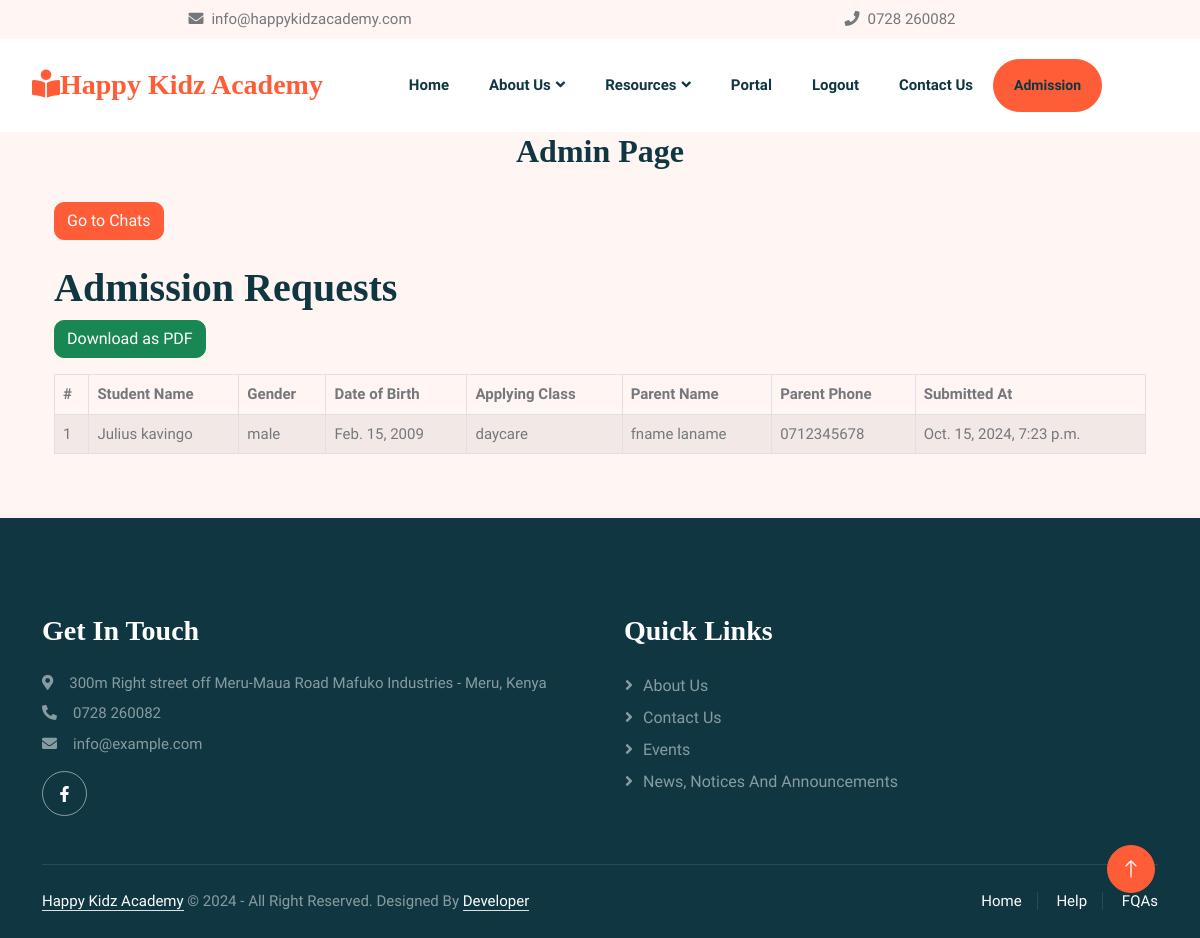
The app's page /portal/admin/ (signed in), older data.
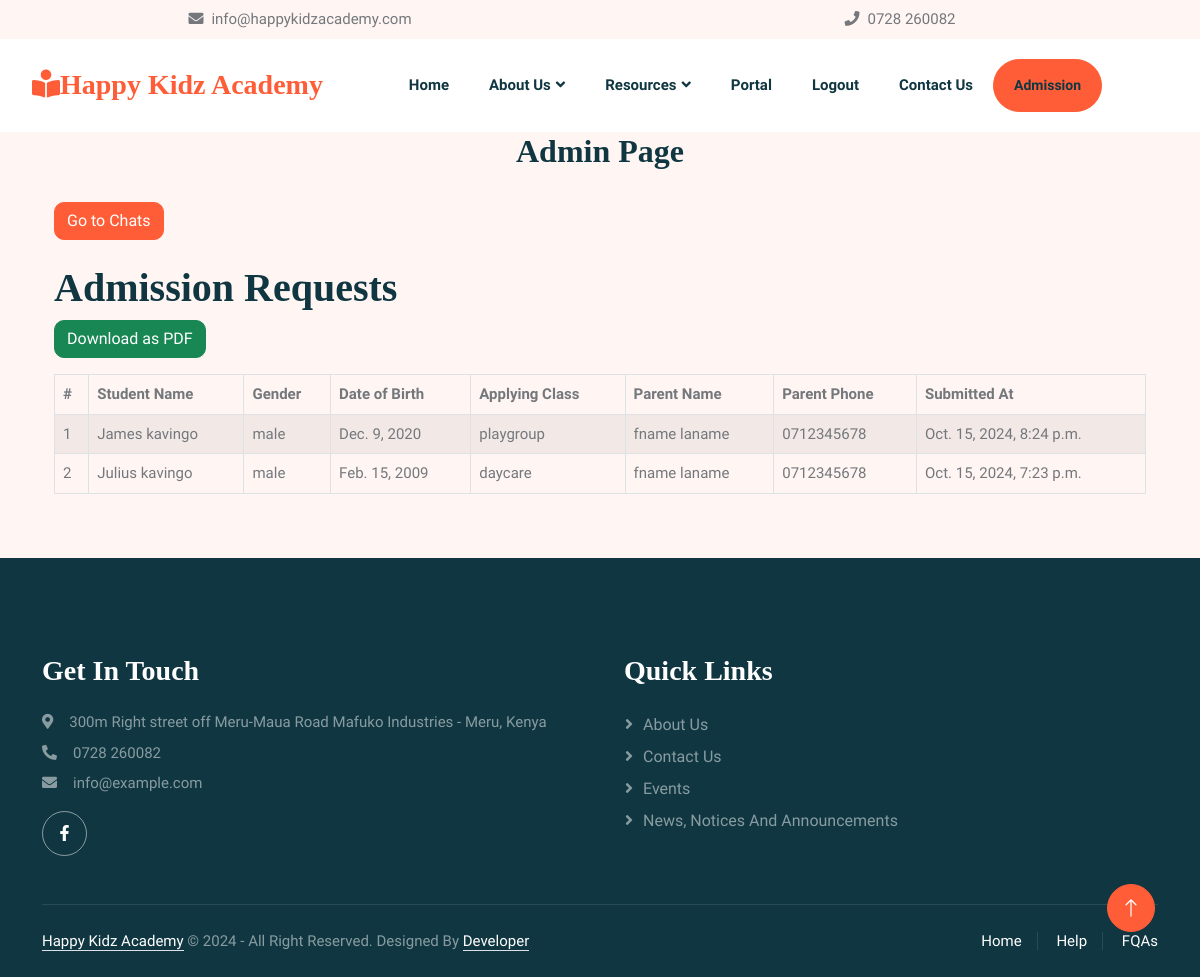
The same page, newer data.
### main/models.py (models this page shows, shortened)
class StudentAdmission(models.Model):
    first_name = models.CharField(max_length=50)
    last_name = models.CharField(max_length=50)
    date_of_birth = models.DateField()
    GENDER_CHOICES = [
        ('male', 'Male'),
        ('female', 'Female'),
        ('other', 'Other'),
    ]
    gender = models.CharField(max_length=10, choices=GENDER_CHOICES)
    CLASS_CHOICES = [
        ('daycare', 'Daycare'),
        ('playgroup', 'Playgroup'),
        ('kindergarten', 'Kindergarten'),
        ('grade1', 'Grade 1'),
        ('grade2', 'Grade 2'),
        ('grade3', 'Grade 3'),
    ]
    applying_class = models.CharField(max_length=20, choices=CLASS_CHOICES)
    previous_school = models.CharField(max_length=100, blank=True, null=True)
    parent_first_name = models.CharField(max_length=50)
    parent_last_name = models.CharField(max_length=50)
    parent_phone = models.CharField(max_length=15)
    parent_email = models.EmailField()
    home_address = models.TextField()
    emergency_contact_name = models.CharField(max_length=100)
    emergency_contact_phone = models.CharField(max_length=15)
    submitted_at = models.DateTimeField(auto_now_add=True)

### portal/views.py (the view)
# urls.py: path('admin/', admin.site.urls),
@login_required
def admin(request):
    admissions = StudentAdmission.objects.all().order_by('-submitted_at')  # Order by submission time, latest first
    return render(request, 'portal/admin.html', {'admissions': admissions})

### portal/templates/portal/admin.html (shortened to what this page needs)
{% extends 'main/base.html' %}
{% load static %}
{% block content %}
<div class="container">
    <h2 class="text-center">Admin Page</h2>
    <div class="container my-3">
        <a href="{% url 'admin_conversations' %}" class="btn btn-primary mt-3">Go to Chats</a>
        <h1 class="mt-4">Admission Requests</h1>
        <a href="{% url 'download_admissions_pdf' %}" class="btn btn-success mb-3">Download as PDF</a>
        <div class="table-responsive">
            <table class="table table-striped table-bordered table-hover">
                <thead class="thead-dark">
                    <tr>
                        <th>#</th>
                        <th>Student Name</th>
                        <th>Gender</th>
                        <th>Date of Birth</th>
                        <th>Applying Class</th>
                        <th>Parent Name</th>
                        <th>Parent Phone</th>
                        <th>Submitted At</th>
                    </tr>
                </thead>
                <tbody>
                    {% for admission in admissions %}
                    <tr>
                        <td>{{ forloop.counter }}</td>
                        <td>{{ admission.first_name }} {{ admission.last_name }}</td>
                        <td>{{ admission.gender }}</td>
                        <td>{{ admission.date_of_birth }}</td>
                        <td>{{ admission.applying_class }}</td>
                        <td>{{ admission.parent_first_name }} {{ admission.parent_last_name }}</td>
                        <td>{{ admission.parent_phone }}</td>
                        <td>{{ admission.submitted_at }}</td>
                    </tr>
                    {% endfor %}
                </tbody>
            </table>
        </div>
    </div>
</div>
{% endblock %}

Row changes from the older to the newer data that the page shows:
added StudentAdmission: first_name "James", last_name "kavingo", gender "male", date_of_birth "Dec. 9, 2020", applying_class "playgroup", parent_first_name "fname", parent_last_name "laname", parent_phone "0712345678", submitted_at "Oct. 15, 2024, 8:24 p.m."
